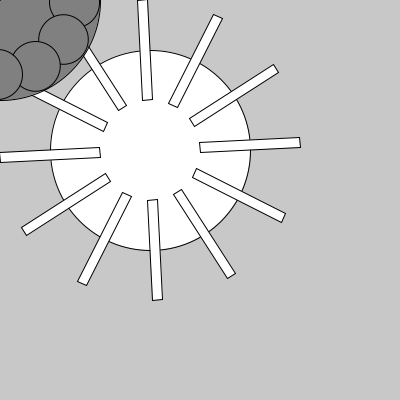
Frame 1 (no input)
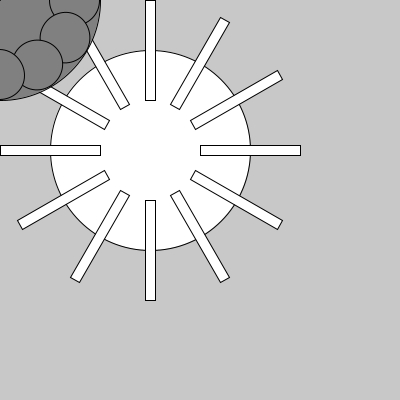
Frame 60 (the mouse pressed at the canvas centre just before this capture)
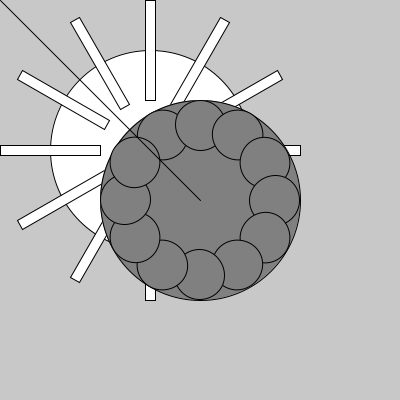
Frame 120 (the mouse held since frame 60 and released just before this capture)

The Processing sketch that drew these frames (run headless with seeded random() and noise(); from frame 60 on, the mouse is pressed at the canvas centre):

// Processing sketch: adv_01D_pushMatrix
// ── adv_01D_pushMatrix.pde
/* Zhang Liqun@SJTU IDM
*/

void setup() {
  size(400,400);  

}

void draw() {
  background(200);

  fill(255);
  
  // use pushMatrix() to save world coordinates 
  pushMatrix();  
   
  translate(150,150);
  ellipse(0,0, 200,200);

  rotate(radians(frameCount)*-3);

  for(float i=0; i<12; i++) {
    rect(50,-5, 100,10);
    rotate(radians(30));
  }
  
  // and popMatrix() to restore them
  popMatrix();  


  fill(128);
  pushMatrix();  

  translate(mouseX,mouseY);
  ellipse(0,0, 200,200);

  rotate(radians(frameCount)*2);
  for(float i=0; i<12; i++) {
    ellipse(75,0, 50,50);
    rotate(radians(30));
  }
  
  popMatrix();  
  
  line(0,0, mouseX,mouseY);
}
